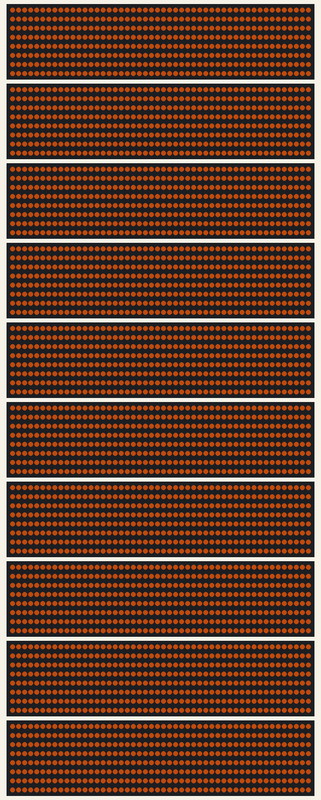
Simulated run of this sketch. Board: Arduino Mega 2560, built with avr-gcc and run on an emulated ATmega2560. Parts: 10 × 400 RGB LEDs in strip order, left to right, continuing on the next row. Dim RGB values are drawn brighter than linear.

Above: at 2.7 s.
At 10.7 s:
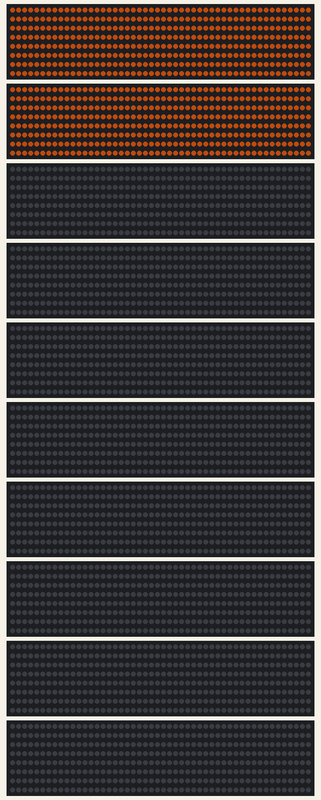
At 13.0 s:
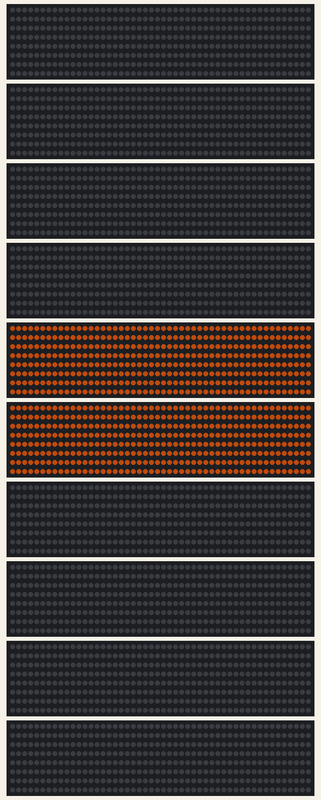
At 15.2 s:
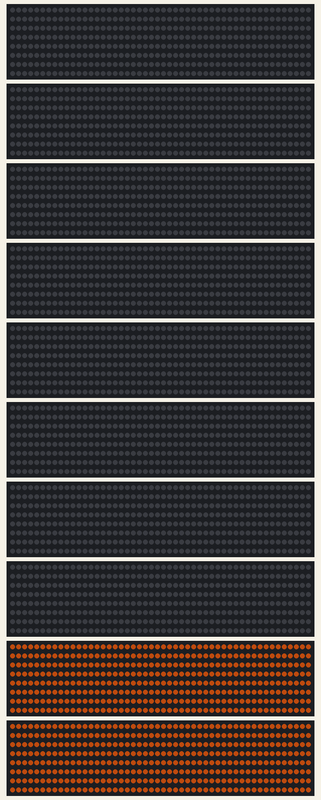
At 17.5 s:
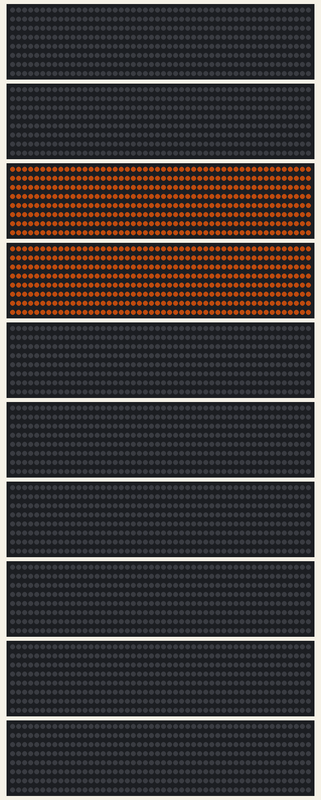
At 19.8 s:
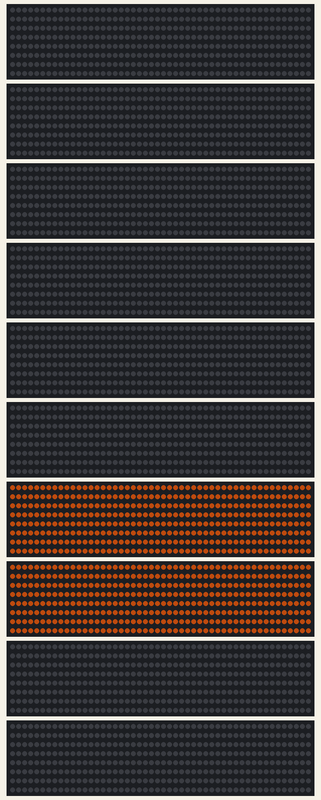

The sketch:

SG_current.ino
```cpp
#include <Adafruit_NeoPixel.h>

#define USE_SERIAL false
#define WHITE Color(255, 100, 20)
#define WHITE2 Color(255, 255, 150)
#define BLACK Color(0, 0, 0)
#define RED Color(255, 0, 0)

#define NUM_PIXELS 400
#define NUM_LINES 5

int backPins[ NUM_LINES ] = { 42, 53, 30, 33, 41 };
int frontPins[ NUM_LINES ] = { 26, 49, 45, 34, 38 };

#define NUM_SEGMENTS 20

int backSegments[NUM_LINES][NUM_SEGMENTS + 1] = {
    { 0, 21, 40, 59, 79, 98, 117, 136, 155, 174, 193, 212, 232, 251, 269, 288, 308, 327, 346, 364, 381 },
    { 0, 20, 40, 60, 80, 99, 118, 138, 158, 178, 196, 217, 237, 257, 277, 297, 316, 337, 356, 376, 398 },
    { 0, 20, 39, 60, 79, 98, 117, 136, 156, 175, 194, 213, 233, 253, 272, 291, 311, 330, 349, 368, 386 },
    { 0, 20, 39, 60, 79, 98, 117, 137, 156, 176, 196, 215, 236, 255, 275, 294, 314, 333, 352, 372, 390 },
    { 0, 21, 40, 61, 80, 99, 118, 137, 157, 176, 196, 215, 235, 254, 274, 292, 312, 332, 351, 370, 388 }
};

int frontSegments[NUM_LINES][NUM_SEGMENTS + 1] = {
    { 0, 21, 40, 59, 79, 98, 117, 136, 155, 174, 193, 212, 231, 250, 269, 288, 307, 326, 345, 364, 380 },
    { 0, 19, 39, 59, 79, 98, 117, 137, 157, 176, 196, 216, 237, 256, 277, 296, 316, 336, 356, 376, 391 },
    { 0, 19, 38, 58, 78, 97, 116, 135, 155, 174, 194, 214, 234, 254, 273, 292, 312, 331, 351, 370, 388 },
    { 0, 20, 39, 60, 79, 98, 118, 138, 157, 177, 196, 215, 235, 255, 274, 293, 313, 332, 352, 371, 388 },
    { 0, 20, 40, 60, 79, 98, 118, 137, 157, 176, 196, 215, 235, 255, 274, 293, 313, 332, 351, 370, 388 }  // pb soudure sur denier segment 373
};

Adafruit_NeoPixel frontPixels[ NUM_LINES ];
Adafruit_NeoPixel backPixels[ NUM_LINES ];

void setup() {
#ifdef USE_SERIAL
    Serial.begin(9600);
#endif

    // instantiate all lines
    for (int i = 0; i < NUM_LINES; i ++) {
        frontPixels[ i ] = Adafruit_NeoPixel(NUM_PIXELS, frontPins[ i ], NEO_GRB + NEO_KHZ800);
        backPixels[ i ] = Adafruit_NeoPixel(NUM_PIXELS, backPins[ i ], NEO_GRB + NEO_KHZ800);
    }

    turnAllOff();
    delay(2000);
}

void turnAllOff() {
    for (int i = 0; i < NUM_LINES; i ++) {
        turnLineOff(i);
    }
}

void turnAllOn() {
    for (int i = 0; i < NUM_LINES; i ++) {
        turnLineOn(i, 0, NUM_PIXELS);
    }
}

void turnLineOff(int index) {
    frontPixels[index].begin();
    backPixels[index].begin();

    int brightness = 10;
    frontPixels[index].setBrightness(brightness);
    backPixels[index].setBrightness(brightness);

    for (int j = 0; j < NUM_PIXELS; j++) {
        frontPixels[index].setPixelColor(j, frontPixels[index].BLACK);
        backPixels[index].setPixelColor(j, backPixels[index].BLACK);
    }

    frontPixels[index].show();
    backPixels[index].show();
}

void turnLineOn(int index, int from, int to) {
    frontPixels[index].begin();
    backPixels[index].begin();

    int brightness = 80;
    frontPixels[index].setBrightness(brightness);
    backPixels[index].setBrightness(brightness);

    for (int j = from; j < to; j++) {
        frontPixels[index].setPixelColor(j, frontPixels[index].WHITE);
        backPixels[index].setPixelColor(j, backPixels[index].WHITE);
    }

    frontPixels[index].show();
    backPixels[index].show();
}

void setPixelWhite(int index, int pixelIndex) {
    frontPixels[index].begin();
    backPixels[index].begin();

    int brightness = 80;
    frontPixels[index].setBrightness(brightness);
    backPixels[index].setBrightness(brightness);

    frontPixels[index].setPixelColor(pixelIndex, frontPixels[index].WHITE);
    backPixels[index].setPixelColor(pixelIndex, backPixels[index].WHITE);

    frontPixels[index].show();
    backPixels[index].show();
}

void blink() {
    turnAllOn();
    delay(1000);
    turnAllOff();
    delay(1000);
}

void oneLiner() {
    static int index = 0;
    turnLineOn(index, 0, NUM_PIXELS);

    delay(1000);
    turnLineOff(index);

    index = (index + 1) % NUM_LINES;
}

void fillIn() {
    for(int i=0; i<NUM_PIXELS; i+=2){
        for(int index=0; index<NUM_LINES; index++){
            frontPixels[index].begin();
            backPixels[index].begin();

            int brightness = 80;
            frontPixels[index].setBrightness(brightness);
            backPixels[index].setBrightness(brightness);

            for (int j = 0; j < i; j++) {
                frontPixels[index].setPixelColor(j, frontPixels[index].RED);
                backPixels[index].setPixelColor(j, backPixels[index].RED);
            }

            frontPixels[index].show();
            backPixels[index].show();
        }
    }

    turnAllOff();
}


void segments() {
    //turnAllOff();
    static int rw = true;
    for(int i=0; i<NUM_SEGMENTS; i++){
        for(int l = 0; l<NUM_LINES; l++) {
            frontPixels[l].begin();
            backPixels[l].begin();

            int brightness = 80;
            frontPixels[l].setBrightness(brightness);
            backPixels[l].setBrightness(brightness);

            for (int j = frontSegments[l][i]-1; j < frontSegments[l][i+1]; j++) {
                frontPixels[l].setPixelColor(j, rw ? frontPixels[l].RED : frontPixels[l].BLACK);
            }
            for (int j = backSegments[l][i]-1; j < backSegments[l][i+1]; j++) {
                backPixels[l].setPixelColor(j, rw ? backPixels[l].RED : backPixels[l].BLACK);
            }
            frontPixels[l].show();
            backPixels[l].show();

            // frontPixels[l].setBrightness(0);
            // backPixels[l].setBrightness(0);
            // for (int j = frontSegments[l][i]; j < frontSegments[l][i+1]; j++) {
            //     frontPixels[l].setPixelColor(j, frontPixels[l].RED);
            // }

            // for (int j = backSegments[l][i]; j < backSegments[l][i+1]; j++) {
            //     backPixels[l].setPixelColor(j, backPixels[l].RED);
            // }
        }
    }
    rw = !rw;
}

void loop() {
    static int anim = 0;
    int animIndex = (millis() / 10000) % 4;

    if(anim != animIndex) {
        turnAllOff();
        anim = animIndex;
    }

    switch(anim){
        case 0:
            blink();
            break;
        case 1:
            oneLiner();
            break;
        case 2:
            fillIn();
            break;
        case 3:
            segments();
            break;
    }

    // index = (index + 1) % NUM_LINES;
}

void serialEvent(){

}
```

Measured:
- what the display in image 0 shows lasts 1.0 s, from 2.7 s to 3.7 s
